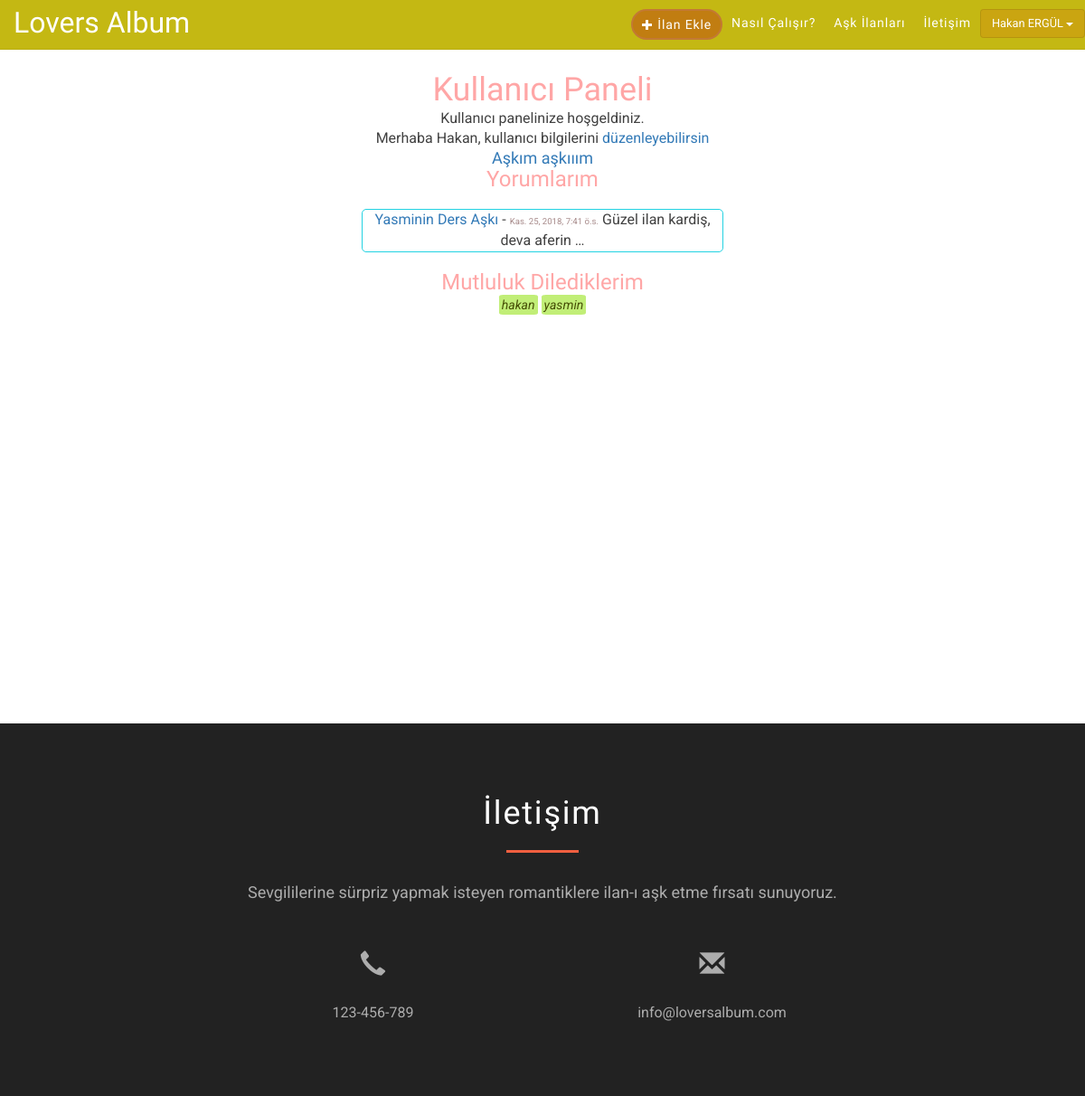
/dashboard/ (signed in), run on an earlier commit of the app's database.
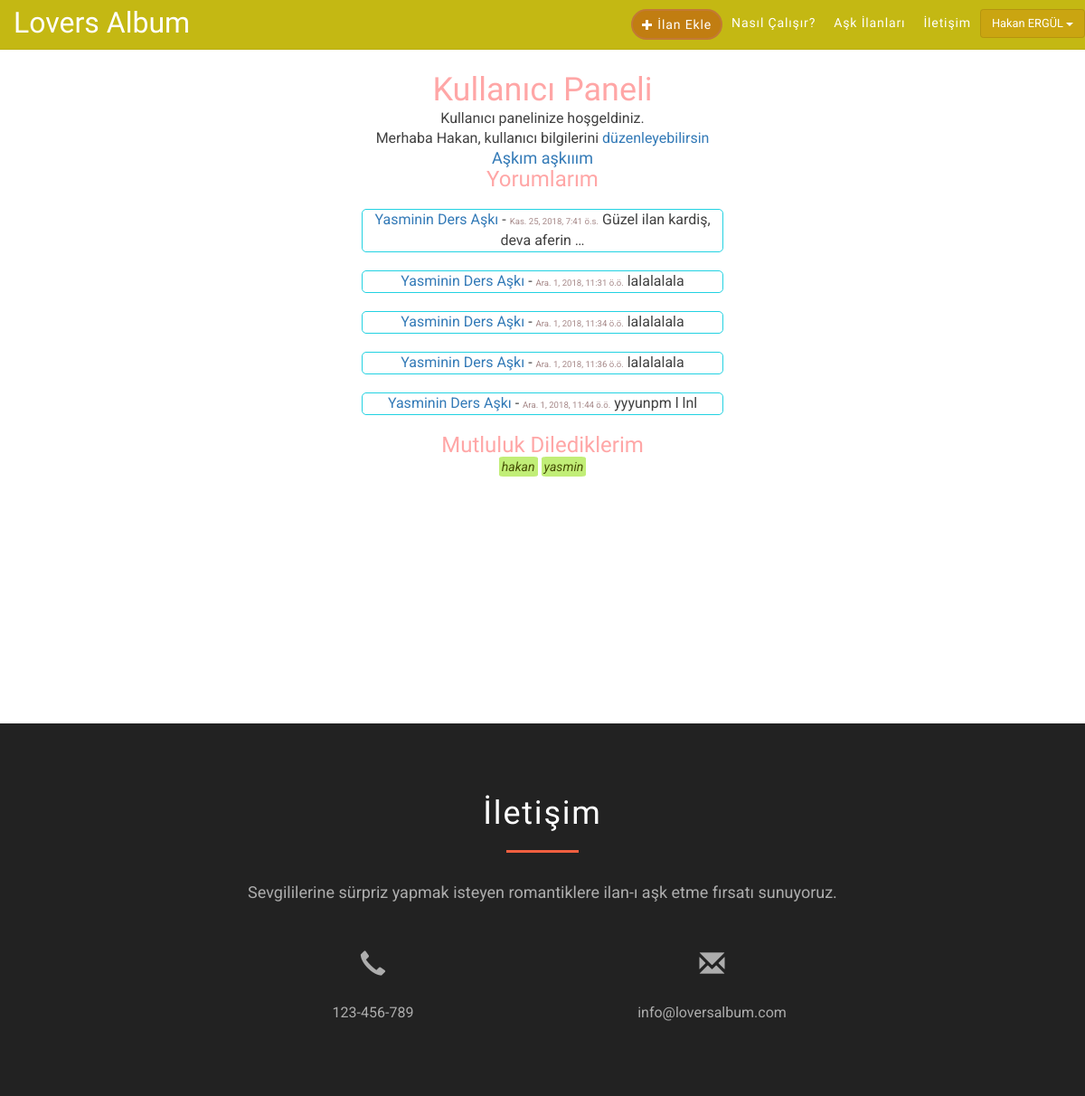
And on a later commit of the database.
### ilan/models.py (models this page shows, shortened)
class Comment(models.Model):
    ilan = models.ForeignKey(Ilan, on_delete=models.CASCADE, related_name='yorumlar')
    user = models.ForeignKey(settings.AUTH_USER_MODEL, on_delete=models.CASCADE, related_name='yorumlari')
    yorum_metni = models.TextField()
    created = models.DateTimeField(auto_now_add=True)
    updated = models.DateTimeField(auto_now=True)
    active = models.BooleanField(default=False)
    class Meta:
        ordering = ('created',)

class Ilan(models.Model):
    baslik = models.CharField(max_length=30)
    metin =  RichTextUploadingField()
    ilan_foto = models.ImageField(upload_to='ilan_fotolari/', default='350x150.png')
    user = models.OneToOneField(settings.AUTH_USER_MODEL, on_delete=models.CASCADE)
    mutluluk_dileyenler = models.ManyToManyField(settings.AUTH_USER_MODEL, blank= True, related_name = 'mutluluk_dilenen_ilan')
    goruntulenme = models.PositiveIntegerField(default = 0)
    olusturma_tarihi = models.DateTimeField(auto_now_add=True)
    yayinlandimi = models.BooleanField(default=False)

### user/views.py (the view)
# urls.py: path('dashboard/', us_view.dashboard, name='dashboard'),
@login_required
def dashboard(request):
    if 0:
        print(request.user.ilan)
        ilanim = Ilan.objects.filter(user=request.user)
        yorum_ilan = {'ilanim': ilanim,
                'yorumlarim': Comment.objects.filter(user=request.user),
                'ilanima_yorumlar': Comment.objects.filter(ilan = request.user.ilan),
                'mutluluk_dilediklerim': Ilan.objects.filter(mutluluk_dileyenler = request.user),
                'mutluluk_dileyenler': User.objects.filter(mutluluk_dilenen_ilan = request.user.ilan)
                }
    else:
        yorum_ilan = {
                'yorumlarim': Comment.objects.filter(user=request.user),
                'mutluluk_dilediklerim': Ilan.objects.filter(mutluluk_dileyenler = request.user),
                }
    return render(request, 'registration/dashboard.html', yorum_ilan)

### templates/registration/dashboard.html (shortened to what this page needs)
{% extends "base.html" %}
{% block content %}
<div class="col-lg-8 col-lg-offset-2 col-md-10 col-md-offset-1 col-sm-12 col-xs-12">
<h1>Kullanıcı Paneli</h1>
<p>Kullanıcı panelinize hoşgeldiniz.</p>
<p>Merhaba {{ user.first_name }}, kullanıcı bilgilerini <a href="{% url 'edit' %}">düzenleyebilirsin</a></p>
{% if ilanim == '' %}
İlanın henüz yok, istiyorsan <a href="../ilan/ekle">ekle</a>
{% else %}
<h4>
<a href="../ilan/{{ user.ilan.id}}/edit">{{ user.ilan.baslik }}</a>{% if not user.ilan.yayinlandimi %}<em>editör onayı bekleniyor</em>{% endif %}
</h4>
{% endif %}
{% if yorumlarim %}
<h3>Yorumlarım</h3>
{% for yorumum in yorumlarim %}
   <div class="yorum-liste"> <a href =" ../ilan/{{ yorumum.ilan.id }} "> {{ yorumum.ilan.baslik }}</a> - <span class="tarih">{{ yorumum.created }}</span>
    {{ yorumum.yorum_metni | truncatewords:5 }}
    </div>
{% endfor %}
{% endif %}
{% if mutluluk_dilediklerim  %}
<h3>Mutluluk Dilediklerim</h3>
{% for item in mutluluk_dilediklerim  %}
       <span class="kull-liste"> {{ item.user }}</span>
{% endfor %}
{% endif %}
</div>
{% endblock %}

What changed in the data, as far as the page shows it:
added Comment: ilan.baslik "Yasminin Ders Aşkı", created "Ara. 1, 2018, 11:31 ö.ö.", yorum_metni "lalalalala"
added Comment: ilan.baslik "Yasminin Ders Aşkı", created "Ara. 1, 2018, 11:34 ö.ö.", yorum_metni "lalalalala"
added Comment: ilan.baslik "Yasminin Ders Aşkı", created "Ara. 1, 2018, 11:36 ö.ö.", yorum_metni "lalalalala"
added Comment: ilan.baslik "Yasminin Ders Aşkı", created "Ara. 1, 2018, 11:44 ö.ö.", yorum_metni "yyyunpm l lnl"
